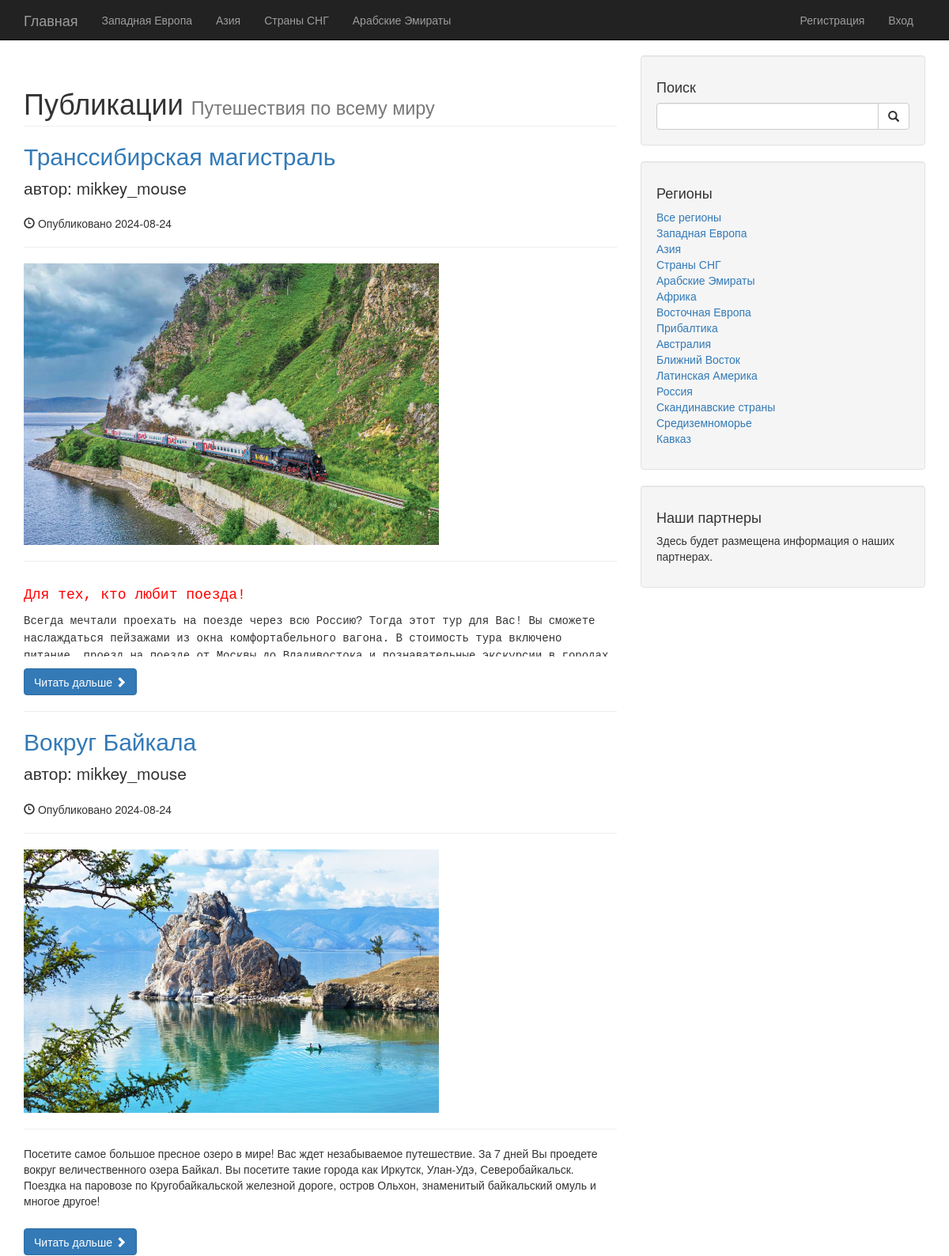
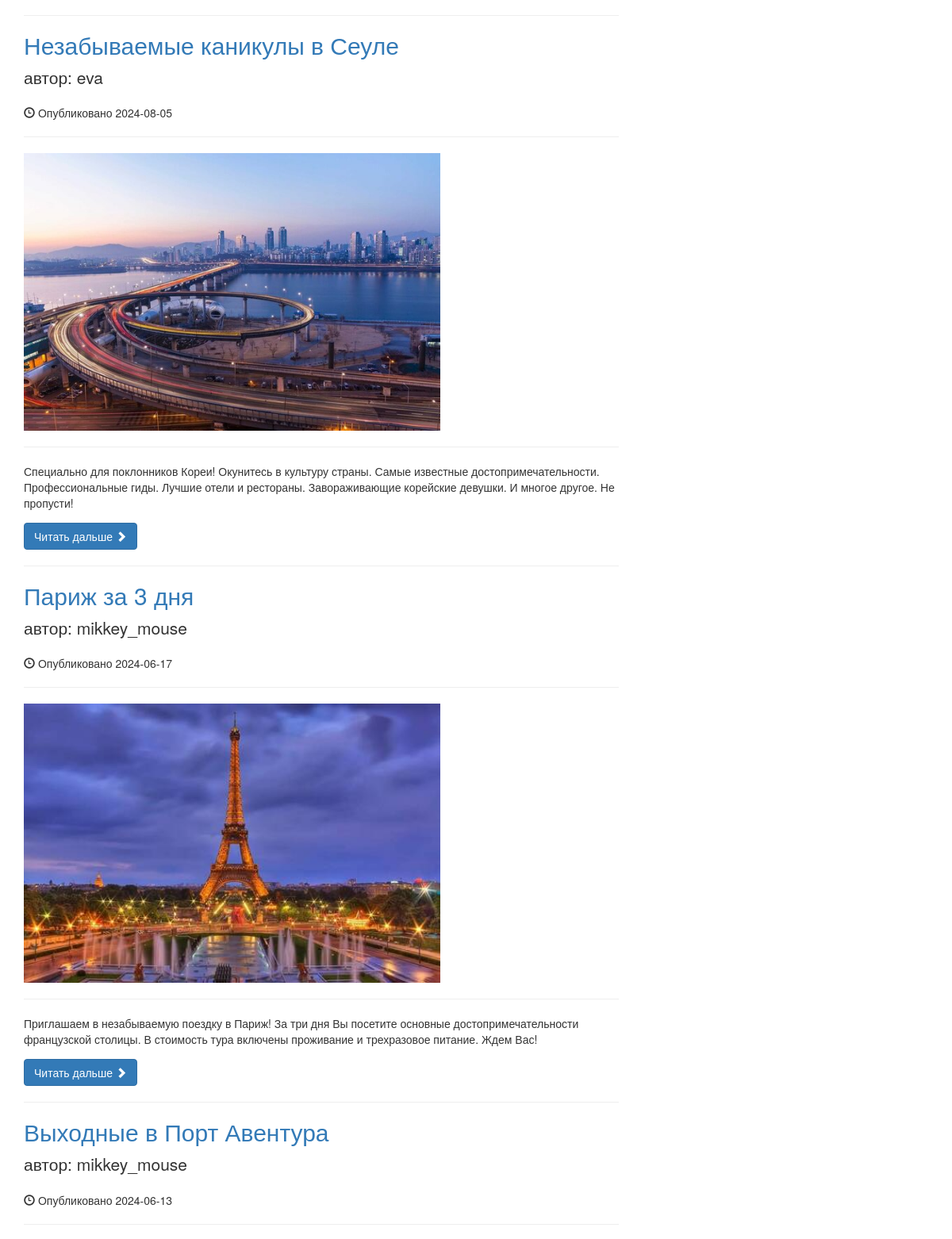
The page / (upper part) on the database its author committed (2 pictures, top to bottom).
### tables this page shows
CREATE TABLE `categories` (
  `cat_id` int(11) NOT NULL,
  `cat_title` varchar(255) NOT NULL,
  `cat_posts_count` int(11) NOT NULL DEFAULT 0
);

CREATE TABLE `posts` (
  `post_id` int(11) NOT NULL,
  `post_category_id` int(11) DEFAULT NULL,
  `post_title` varchar(255) NOT NULL,
  `post_author_id` int(11) DEFAULT NULL,
  `post_date` date NOT NULL,
  `post_image` text NOT NULL,
  `post_content` text NOT NULL,
  `post_tags` varchar(255) NOT NULL,
  `post_comments_count` int(11) NOT NULL DEFAULT 0,
  `post_status` varchar(255) NOT NULL DEFAULT 'ожидает проверки'
);

CREATE TABLE `users` (
  `user_id` int(11) NOT NULL,
  `user_login` varchar(255) NOT NULL,
  `user_password` varchar(255) NOT NULL,
  `user_firstname` varchar(255) NOT NULL,
  `user_lastname` varchar(255) NOT NULL,
  `user_email` varchar(255) NOT NULL,
  `user_image` text NOT NULL,
  `user_privilege` varchar(255) NOT NULL DEFAULT 'пользователь',
  `user_posts_cnt` int(11) NOT NULL DEFAULT 0,
  `user_comments_cnt` int(11) NOT NULL DEFAULT 0
);

### includes/post_form_short.php (the view, shortened to what this page needs)
<div>
    <h2>
        <a href="post.php?post_id=<?=$post_id;?>"><?=$post_title;?></a>
    </h2>
    <p class="lead">
        автор:
        <?php if (!is_null($post_author_id)) { ?>
        <?=$post_author_login;?>
        <?php } else { ?>
        Неизвестный пользователь
        <?php } ?>
    </p>
    <p><span class="glyphicon glyphicon-time"></span> Опубликовано <?=$post_date;?></p>
    <hr>
    <a href="post.php?post_id=<?=$post_id;?>">
        <img class="img-responsive" src="img/<?=$post_image;?>" alt="<?=$post_title;?>" style="width: 70%;">
    </a>
    <hr>
    <div class="post-content-short form-group"><?=$post_content;?></div>
    <a class='btn btn-primary' href='post.php?post_id=<?=$post_id;?>'>Читать дальше <span class='glyphicon glyphicon-chevron-right'></span></a>
</div>
<hr>

### functions.php (shortened to what this page needs)
<?php
function my_is_int($value) {
    if(is_int($value)) {
        return $value >= 0;
    } else
        return is_numeric($value) && ctype_digit($value);
}
function showAllPosts($posts_per_page) {
    global $connection;
    $query = "SELECT * FROM posts AS p LEFT JOIN users AS u ON p.post_author_id = u.user_id WHERE post_status = 'опубликовано' ORDER BY post_date DESC, post_id DESC;";
    $allPosts = mysqli_query($connection, $query);
    $num_rows = mysqli_num_rows($allPosts);
    if (!my_is_int($posts_per_page)) {
        $pages_cnt = $num_rows;
    } else {
        $pages_cnt = ceil($num_rows / $posts_per_page);
    }
    if (!isset($_GET['page'])) {
        $page_num = 1;
    } else {
        $page_num = $_GET['page'];
    }
    if (!my_is_int($page_num) || $page_num < 1) {
        header("Location: index.php?page=1");
    } elseif ($page_num > $pages_cnt) {
        header("Location: index.php?page={$pages_cnt}");
    } else {
        $post_offset = $posts_per_page * ($page_num - 1);
        for($i = 1; $row = mysqli_fetch_assoc($allPosts); $i++) {
            if ($i > $post_offset && $i <= $post_offset + $posts_per_page) {
                $post_id = $row['post_id'];
                $post_title = $row['post_title'];
                $post_author_id = $row['user_id'];
                $post_author_login = $row['user_login'];
                $post_date = $row['post_date'];
                $post_image = $row['post_image'];
                $post_content = $row['post_content'];
                include "includes/post_form_short.php";
            }
        }
    }
}
function showAllCategories($items_amount) {
    global $connection;
    $items_amount_escaped = mysqli_real_escape_string($connection, $items_amount);
    if (my_is_int($items_amount_escaped)) {
        $query = "SELECT * FROM categories ORDER BY cat_posts_count DESC, cat_title LIMIT {$items_amount_escaped};";
        $allCategories = mysqli_query($connection, $query);
        while($row = mysqli_fetch_assoc($allCategories)) {
            $cat_id = $row['cat_id'];
            $cat_title = $row['cat_title'];
            include "includes/category_list.php";
        }
    }
}
?>

### includes/category_list.php (shortened to what this page needs)
<li><a href='category.php?cat_id=<?=$cat_id;?>'><?=$cat_title;?></a></li>

### css/blog-home.css (style rules this page uses)
body { padding-top: 70px; }

### css/styles.css (style rules this page uses)
.navbar-nav > li > a { padding-top: 15px; padding-bottom: 15px; }
.navbar-header .navbar-nav > li { display: inline-block; }
.post-content-short { max-height: 100px; overflow: hidden; }

### rows shown on the page
categories: cat_title "Западная Европа"
categories: cat_title "Азия"
categories: cat_title "Страны СНГ"
categories: cat_title "Арабские Эмираты"
posts: post_title "Транссибирская магистраль", post_author.user_login "mikkey_mouse", post_date "2024-08-24", post_image (picture), post_content "Для тех, кто любит поезда! Всегда мечтали проехать на поезде через всю Россию? Тогда этот тур для Вас! Вы сможете наслаждаться пейзажами из окна комфортабельного вагона. В стоимость тура включено…"
posts: post_title "Вокруг Байкала", post_author.user_login "mikkey_mouse", post_date "2024-08-24", post_image (picture), post_content "Посетите самое большое пресное озеро в мире! Вас ждет незабываемое путешествие. За 7 дней Вы проедете вокруг величественного озера Байкал. Вы посетите такие города как Иркутск, Улан-Удэ, Северобайкальск. Поездка на паровозе по Кругобайкальской железной дороге, остров Ольхон, знаменитый байкальский омуль и многое другое!"
posts: post_title "Незабываемые каникулы в Сеуле", post_author.user_login "eva", post_date "2024-08-05", post_image (picture), post_content "Специально для поклонников Кореи! Окунитесь в культуру страны. Самые известные достопримечательности. Профессиональные гиды. Лучшие отели и рестораны. Завораживающие корейские девушки. И многое другое. Не пропусти!"
posts: post_title "Париж за 3 дня", post_author.user_login "mikkey_mouse", post_date "2024-06-17", post_image (picture), post_content "Приглашаем в незабываемую поездку в Париж! За три дня Вы посетите основные достопримечательности французской столицы. В стоимость тура включены проживание и трехразовое питание. Ждем Вас!"
posts: post_title "Выходные в Порт Авентура", post_author.user_login "mikkey_mouse", post_date "2024-06-13"
categories: cat_title "Африка"
categories: cat_title "Восточная Европа"
categories: cat_title "Прибалтика"
categories: cat_title "Австралия"
categories: cat_title "Ближний Восток"
categories: cat_title "Латинская Америка"
categories: cat_title "Россия"
categories: cat_title "Скандинавские страны"
categories: cat_title "Средиземноморье"
categories: cat_title "Кавказ"
